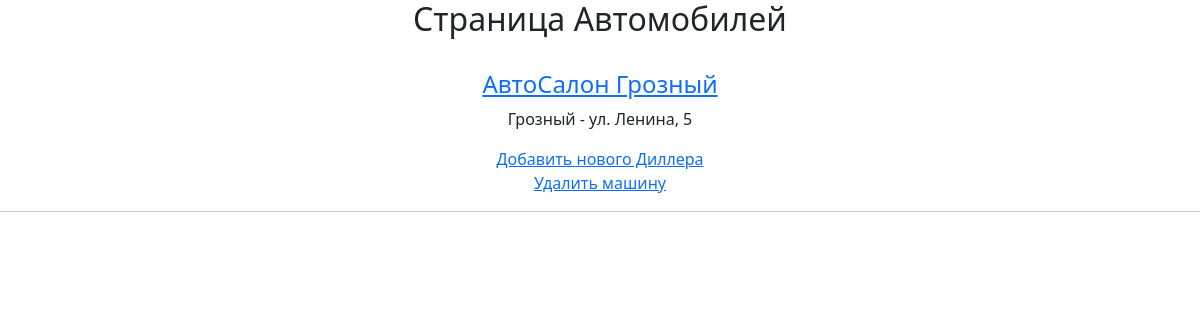
The app's page /, older data.
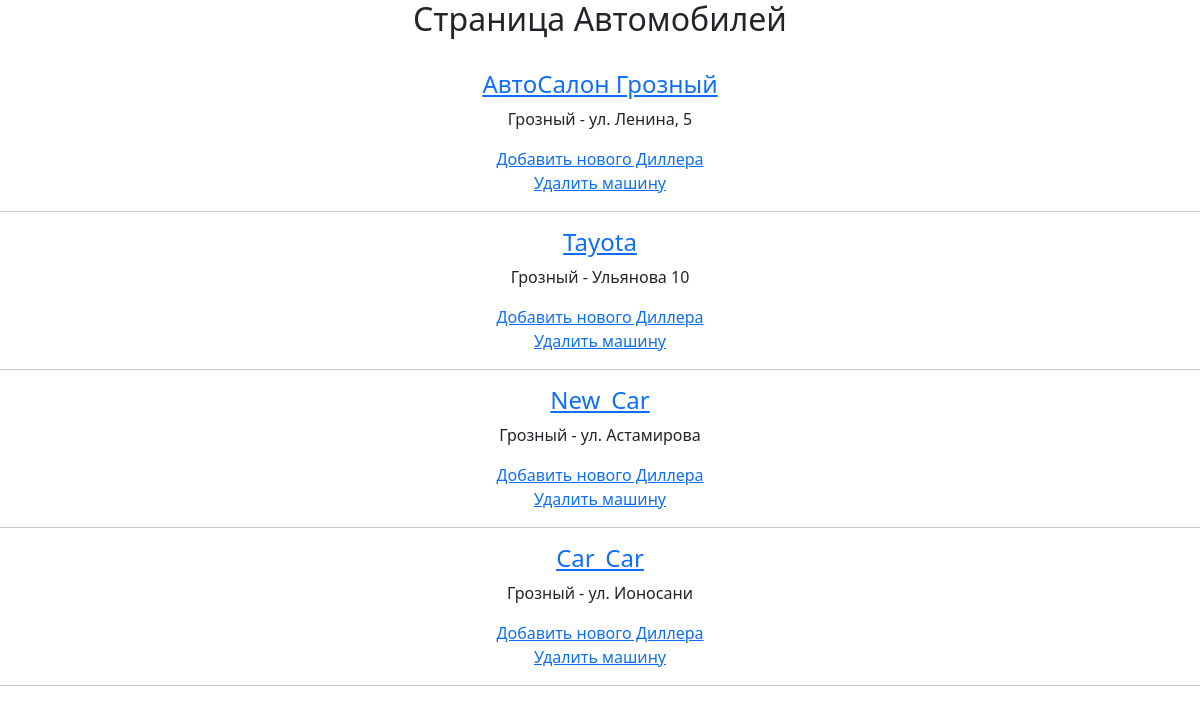
The same page, newer data.
### table/models.py (models this page shows)
class CarDealer(Base):
    __tablename__ = 'cardealers'
    id = Column(Integer, primary_key=True)
    name = Column(String, nullable=False, unique=True)
    city = Column(String, nullable=False)
    address = Column(String, nullable=False)
    cars = relationship('Car', back_populates='dealer')

### app.py (the view)
@app.route('/')
def main():
    dealers = session.query(CarDealer).all()
    return render_template('index.html', current_user=current_user, dealers=dealers)

### templates/index.html (shortened to what this page needs)
<!DOCTYPE html>
<html lang="en">
<head>
    <link href="https://cdn.jsdelivr.net/npm/bootstrap@5.3.8/dist/css/bootstrap.min.css" rel="stylesheet">
    <link rel="stylesheet" href="{{url_for('static', filename='index.css')}}">
</head>
<body>
<h2>Страница Автомобилей</h2><br>
{% for dealer in dealers %}
<div class="myy">
    <h4><a href="{{ url_for('cars.dealer_detail', id=dealer.id) }}">{{dealer.name}}</a></h4>
    <p> {{dealer.city}} - {{dealer.address}}</p>
    <a href="{{ url_for('cars.add_auto') }}">Добавить нового Диллера</a><br>
    <a href="{{ url_for('cars.auto_delete', id=dealer.id) }}">Удалить машину</a>
     <hr>
</div>
{% endfor %}
</body>
</html>

Row changes from the older to the newer data that the page shows:
added CarDealer: name "Tayota", city "Грозный", address "Ульянова 10"
added CarDealer: name "New_Car", city "Грозный", address "ул. Астамирова"
added CarDealer: name "Car_Car", city "Грозный", address "ул. Ионосани"
